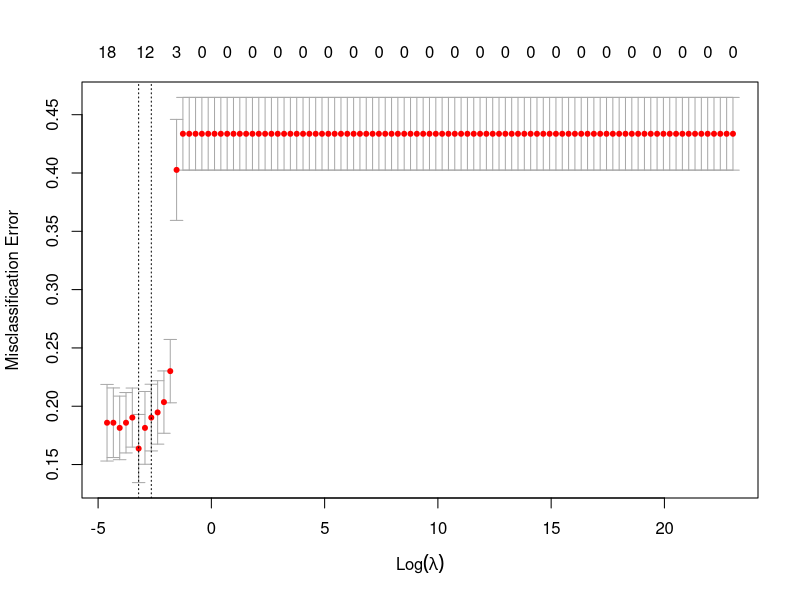
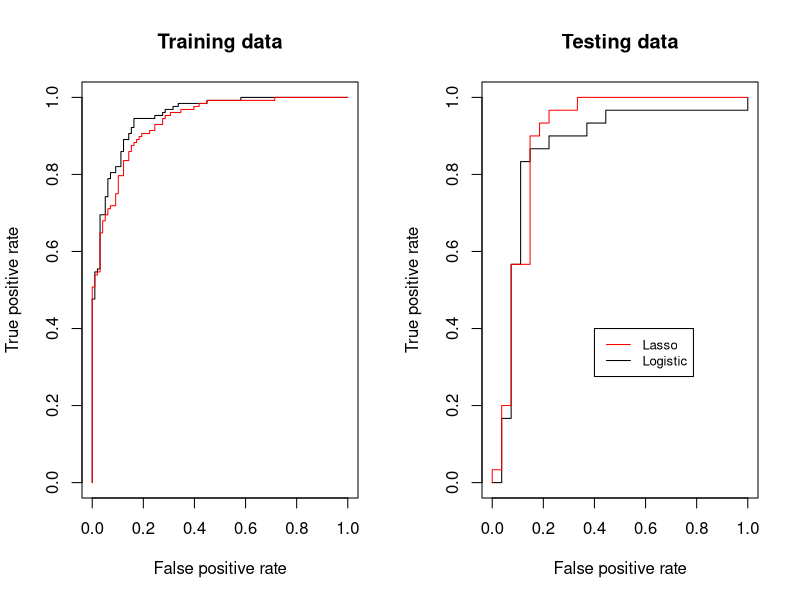

Source code (R) for these figures, in order:
## ---- chunk 1
knitr::opts_chunk$set(echo = TRUE)
## ---- chunk 2
df <- read.csv("heart-disease-edited.csv")
## ---- chunk 3
cols <- c("sex","cp","fbs", "restecg", "exang", "slope", "ca", "thal", "target")
df[cols] <- lapply(df[cols], factor)

## ---- chunk 4
set.seed(123)
train <- sample(1:nrow(df),size = round(nrow(df)*0.8))
train.set <- df[train,]
test.set <- df[-train,]
## ---- chunk 5
logit.mod <- glm( target ~., data = train.set, family = binomial)
summary(logit.mod)
## ---- chunk 6
logit.pred <- predict(logit.mod, test.set, type = "response")
logit.class <- ifelse(logit.pred > 0.5, "Yes", "No")
table(Predicted = logit.class, Actual = test.set$target)

mean(test.set$target == logit.class)
## ---- chunk 7
# run lasso with 100 lambda
x <- model.matrix(target ~ ., train.set)[,-1]
y <- train.set$target
lambda <- 10^seq(10,-2,length = 100)
## ---- chunk 8
library(glmnet)

## ---- chunk 9
set.seed(42)
cv.lasso <- cv.glmnet(x = x, y = y, family = "binomial", standardize = T, alpha = 1, lambda = lambda, type.measure = "class")
lambda.min <- cv.lasso$lambda.min
lambda.min
## ---- chunk 10
plot(cv.lasso)
## ---- chunk 11
# run lasso with the best lambda
lasso.model <- glmnet(x, y, alpha = 1, family = "binomial",
                      lambda = lambda.min)
coef(lasso.model)

## ---- chunk 12
x.test <- model.matrix(target ~ ., test.set)[,-1]

lasso.pred <- predict(lasso.model, x.test, type = "response")
lasso.class <- ifelse(lasso.pred > 0.5, "Yes", "No")
## ---- chunk 13
observed.classes <- test.set$target
table(Predicted = lasso.class, Actual = test.set$target)
mean(lasso.class == observed.classes)
## ---- chunk 14
# plot ROC
library (ROCR)
rocplot =function (pred , truth , ...){
  predob = prediction (pred , truth)
  perf = performance(predob , "tpr", "fpr")
  plot(perf ,...)}
## ---- chunk 15
par(mfrow = c(1,2))
lasso.fitted <- predict(lasso.model, x, type = "response")

# ROC on training set
rocplot(logit.mod$fitted.values, train.set$target, main = "Training data")
rocplot(lasso.fitted, train.set$target, add = T, col = "red")

#ROC on test set
rocplot(logit.pred, test.set$target, main = "Testing data")
rocplot(lasso.pred, test.set$target, add = T, col = "red")

legend(0.4, 0.4, legend=c("Lasso", "Logistic"),
       col=c("red", "black"), lty=1, cex=0.8)
## ---- chunk 16
#find the best cut-off
opt.cut = function(perf, pred){
    cut.ind = mapply(FUN=function(x, y, p){
        d = (x - 0)^2 + (y-1)^2
        ind = which(d == min(d))
        c(sensitivity = y[[ind]], specificity = 1-x[[ind]], 
            cutoff = p[[ind]])
    }, perf@x.values, perf@y.values, pred@cutoffs)
}

## ---- chunk 17
#best cut-off for logistic model
pred1 <- prediction (logit.pred , test.set$target)
roc.perf1 <- performance(pred1, measure = "tpr", x.measure = "fpr")
print(opt.cut(roc.perf1, pred1))
## ---- chunk 18
# best cut-off for lasso model
pred2 <- prediction (lasso.pred , test.set$target)
roc.perf2 <- performance(pred2, measure = "tpr", x.measure = "fpr")
print(opt.cut(roc.perf2, pred2))
## ---- chunk 19
#best cut-off for logistic model with False negative = 10 times False positve
cost.perf1 = performance(pred1, "cost", cost.fp = 1, cost.fn = 10)
pred1@cutoffs[[1]][which.min(cost.perf1@y.values[[1]])]

#best cut-off for lasso model with False negative = 10 times False positve
cost.perf2 = performance(pred1, "cost", cost.fp = 1, cost.fn = 10)
pred2@cutoffs[[1]][which.min(cost.perf2@y.values[[1]])]

## ---- chunk 20
#confusion matrix for the above best cut-off for each model
table(Predicted = ifelse(logit.pred > pred1@cutoffs[[1]][which.min(cost.perf1@y.values[[1]])], "Yes", "No"), Actual = test.set$target)
table(Predicted = ifelse(lasso.pred > pred2@cutoffs[[1]][which.min(cost.perf1@y.values[[1]])], "Yes", "No"), Actual = test.set$target)
